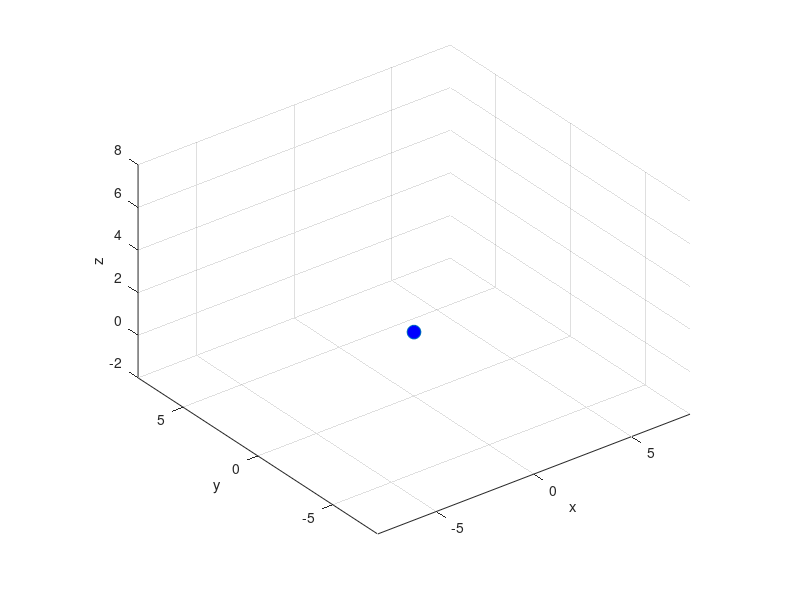

The MATLAB script that drew this image:
function draw_axes()
    
    % plot three lines from the origin along the axes
    plot3([0; 1], [0; 0], [0; 0], 'LineWidth', 2, 'color', 'black');
    plot3([0; 0], [0; 1], [0; 0], 'LineWidth', 2, 'color', 'black');
    plot3([0; 0], [0; 0], [0; 1], 'LineWidth', 2, 'color', 'black');
    % and some markers at their end
    scatter3(1, 0, 0, 100, 'red', 'MarkerFaceColor', 'red');
    scatter3(0, 1, 0, 100, 'green', 'MarkerFaceColor', 'green');
    scatter3(0, 0, 1, 100, 'blue', 'MarkerFaceColor', 'blue');
    
    % equally stretched axes
    axis equal;
    
    % define bounding box
    axis([-8 8 -8 8 -2 8]);
    
    % assign labels to the axis
    xlabel('x');
    ylabel('y');
    zlabel('z');
end
